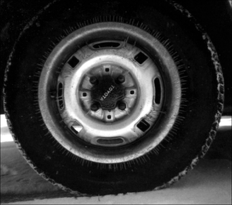
%> input picture Practicas/Practica3_Manipulacion_Contraste/P3.tif, 232 x 205 px
$ octave Practica_3_segunda_parte.m   (GNU Octave 9; MATLAB toolbox functions it lacks are replaced by stand-ins)
%> lines starting %> are read from the running program, lines starting %| are printed output that depends on the picture
### Practicas/Practica3_Manipulacion_Contraste/calcularHistograma.m
function histograma = calcularHistograma(imagen)
    [filas, columnas] = size(imagen);

    valores = zeros(1, 256);

    for columna=1:columnas
        for fila=1:filas
            % Obtener nivel de gris
            nivelDeGris = imagen(fila, columna);

            % Se suma 1 ya que para el nivel de gris 0, se utiliza
            % el indice 1
            valores(nivelDeGris + 1) = valores(nivelDeGris + 1) + 1;
        end
    end

    histograma = valores;
end

### Practicas/Practica3_Manipulacion_Contraste/funcion_HistAcum.m
function histogramaAcumulado = funcion_HistAcum(histograma)

    histogramaAcumulado = zeros(1, 256);

    lengthHistograma = length(histograma);

    % Hacemos el primer paso fuera del bucle para luego poder iterar
    % de forma adecuada
    valorEnHistograma = histograma(1);

    % Valor acumulado hasta el momento, al principio solo tendra
    % el correspondiente al nivel gris 0.
    valorAcumulado = valorEnHistograma;

    % Se inserta en el primer lugar el valor acumulado hasta
    % el momento para el nivel de gris 0
    histogramaAcumulado(1) = valorAcumulado;

    for indice = 2:lengthHistograma
        valorEnHistograma = histograma(indice);

        valorAcumulado = valorEnHistograma + valorAcumulado;

        histogramaAcumulado(indice) = valorAcumulado;
    end

end

### Practicas/Practica3_Manipulacion_Contraste/funcion_EcualizaImagen.m
function imagenEqualizada = funcion_EcualizaImagen(imagen)

    % Obtenemos dimensiones de la imagen
    [filas, columnas] = size(imagen);

    % Obtenemos el histograma de la imagen
    histograma = calcularHistograma(imagen);

    % Obtenemos el histograma acumulado
    histogramaAcumulado = funcion_HistAcum(histograma);

    % Obtener maximo nivel de gris, se le suma uno ya que se cuenta
    % desde 0 hasta el
    L = double(max(imagen(:)) + 1);

    % Generación de imagen equalizada
    imagenEqualizada = zeros(filas, columnas, "uint8");

    for fila = 1:filas
        for columna = 1:columnas
            g = double(imagen(fila, columna));

            % Se le suma uno ya que para el valor 0 se empieza en
            % el indice 1
            Hg = histogramaAcumulado(g + 1);

            % Se calcula la función de transformación
            Fg = round(((L - 1) / (filas * columnas)) * Hg);

            imagenEqualizada(fila, columna) = Fg;
        end
    end

end

### Practicas/Practica3_Manipulacion_Contraste/funcion_EcualizacionLocal.m
function imagenEcualizadaLocal = funcion_EcualizacionLocal(imagen, ...
    numFilVent, numColVent, opcionRelleno)

    % Comprobar que el tamaño de la ventana es impar
    if mod(numFilVent, 2) == 0 || mod(numColVent, 2) == 0
        error('El número de filas y columnas de la ventana debe ser impar');
    end

    % Comprobar que la opción de relleno es válida
    if opcionRelleno ~= "symmetric" && opcionRelleno ~= "replicate" ...
        && opcionRelleno ~= "zeros"
        error("El valor de opcion de relleno introducido no es válido");
    end

    % Redondeamos el numero de filas y de columnas de la ventana
    numFilVent = floor(numFilVent);
    numColVent = floor(numColVent);

    % Calcular el margen para el relleno
    margenFilas = floor(numFilVent / 2);
    margenColumnas = floor(numColVent / 2);

    % Obtenemos tamaño de la imagen original
    [filas, columnas] = size(imagen);

    % Extender la imagen de entrada según la opción de relleno.
    % Los pixeles de los bordes de la imagen de entrada, al ser situados
    % en el centro de la ventana, necesitan de que la imagen se extienda
    % para poder elaborar dicha ventana de vecindad.
    %
    % Ya que esos pixeles no existen realmente, se rellena la imagen de
    % entrada con la opción específicada y con el nº de filas y columnas
    % determinado por los margenes, que no son mas que la mitad del nº de
    % filas y columnas, ya que los pixeles de los bordes siempre estaran
    % situados en el centro de la ventana de vecindad.
    if opcionRelleno == "zeros"
        % En el caso de zeros como la opcion no existe, no se utiliza
        % ninguna opción de relleno en padarray
        imagenRellenada = padarray(imagen, [margenFilas, margenColumnas]);
    else
        imagenRellenada = padarray(imagen, [margenFilas, margenColumnas], opcionRelleno);
    end

    % Inicializar la imagen de salida
    imagenEcualizadaLocal = zeros(size(imagenRellenada), "uint8");

    % Ecualizar la imagen de forma local
    for fila = 1 + margenFilas : filas + margenFilas
        for columna = 1 + margenColumnas : columnas + margenColumnas
            % Obtener la ventana de vecindad
            ventana = imagenRellenada(fila - margenFilas : fila ...
                + margenFilas, columna - margenColumnas : columna ...
                + margenColumnas);

            % Ecualizar la ventana
            ventanaEcualizada = funcion_EcualizaImagen(ventana);

            % Asignar el valor ecualizado al píxel correspondiente en la
            % imagen de salida. Se utiliza siempre los margenes como
            % indices ya que se ha de buscar el centro de la ventana
            imagenEcualizadaLocal(fila, columna) = ...
            ventanaEcualizada(margenFilas + 1, margenColumnas + 1);
        end
    end

    % Recortar la imagen de salida al tamaño original
    imagenEcualizadaLocal = imagenEcualizadaLocal(1 + margenFilas : filas ...
        + margenFilas, 1 + margenColumnas : columnas + margenColumnas);
end

### Practicas/Practica3_Manipulacion_Contraste/Practica_3_segunda_parte.m
% Ejercicio 4 (TEST)
% -------------------------------------------------------------------------
imagenP3 = imread("P3.tif");
%> imagenP3 is the input picture: size 205x232 uint8; min 0, max 255, mean 53.7

imhist(imagenP3);

h = calcularHistograma(imagenP3);
%> after the loop in calcularHistograma, `for columna=1:columnas`: valores = 256 values, max 2053 at index 3, min 0 at index 256, mean 185.8
%> in calcularHistograma, `histograma = valores;`: histograma has the same summary as valores
%> h has the same summary as valores in calcularHistograma

%figure, histogram(h);
%title("Histograma P3 funcion propia");

histogramaAcumulado = funcion_HistAcum(h);
%> in funcion_HistAcum, `valorEnHistograma = histograma(1);`: valorEnHistograma = 477
%> the loop in funcion_HistAcum, `for indice = 2:lengthHistograma` made 255 passes
%> (valorEnHistograma, valorAcumulado) on passes 1 to 3: (1871, 2348), (2053, 4401), (1848, 6249)
%> after the loop in funcion_HistAcum, `for indice = 2:lengthHistograma`: histogramaAcumulado = 256 values from 477 to 47560; valorAcumulado = 47560
%> histogramaAcumulado = 256 values from 477 to 47560

% [11 lines of commented-out code are left out]
tic;
imagenP3Ecualizada = funcion_EcualizaImagen(imagenP3);
%> the loop in funcion_HistAcum (call 2), `for indice = 2:lengthHistograma` made 255 passes
%> in funcion_EcualizaImagen, `L = double(max(imagen(:)) + 1);`: L = 255
%> after the loop in funcion_EcualizaImagen, `for fila = 1:filas`:
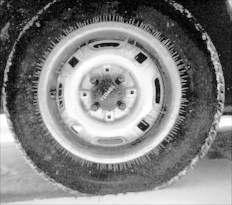
%> imagenEqualizada: size 205x232 uint8; min 3, max 254, mean 129
tiempoComputacional = toc;

figure, imshow(imagenP3)
title("Imagen P3");

figure, imshow(imagenP3Ecualizada);
title("Imagen P3 Ecualizada");

disp("Tiempo computacional de funcion_EcualizaImagen: " ...
    + tiempoComputacional + " segundos.");

% Ejercicio 7
% -------------------------------------------------------------------------

% Obtenemos el tamaño de la imagen P3
[filas, columnas] = size(imagenP3);
%> filas = 205; columnas = 232

% La dividimos en 9 subimagenes, esto es el nº de filas
% entre 3 y el nº de columnas entre 3, ya que es como si
% fuese una malla de 3 filas con 3 columnas y 9 partes
% internas

% Se redondea con floor hacia abajo para no sobrepasar los límites de la
% imagen
divisionFilas = floor(double(filas) / 3);
%> divisionFilas = 68
divisionColumnas = floor(double(columnas / 3));
%> divisionColumnas = 77

% Se crea la imagen ecualizada de forma zonal
imagenP3EcualizadaZonal = zeros(filas, columnas, "uint8");

% Se ecualizan las 9 subimagenes
for fila = 1:3
    for columna = 1:3
        % Se multiplican las divisiones de las columnas por la columna
        % en la que se está dentro del bucle, para así obtener los límites
        % superiores de cada subimagen. Se le suma 1 para abarcar todos
        % los pixeles de la imagen, ya que anteriormente se uso floor
        maxIndiceColumna = divisionColumnas * columna + 1;

        % Se realiza lo mismo que en las columnas para las filas.
        maxIndiceFila = divisionFilas * fila + 1;

        % Para obtener los límites inferiores (comienzo de cada subimagen)
        % se le resta al límite superior el valor de la division.
        minIndiceFila = maxIndiceFila - divisionFilas;
        minIndiceColumna = maxIndiceColumna - divisionColumnas;

        % [6 lines of commented-out code are left out]

        subimagen = imagenP3(minIndiceFila:maxIndiceFila, ...
            minIndiceColumna:maxIndiceColumna);

        subImagenEcualizada = funcion_EcualizaImagen(subimagen);

        % Se deposita en la imagen ecualizada zonalmente el resultado
        imagenP3EcualizadaZonal(minIndiceFila:maxIndiceFila, ...
            minIndiceColumna:maxIndiceColumna) = subImagenEcualizada;
    end
end
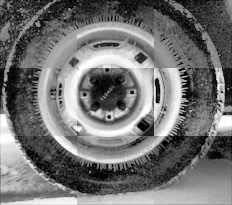
%> imagenP3EcualizadaZonal: size 205x232 uint8; min 0, max 254, mean 114.8

figure, imshow(imagenP3EcualizadaZonal);
title("Imagen P3 Ecualización Zonal");

% Ejercicio 9
% -------------------------------------------------------------------------
numFilVent = filas/3;
%> numFilVent = 68.33
numColVent = columnas/3;
%> numColVent = 77.33

disp("num filas ventana: " + numFilVent);
%| num filas ventana: 68.3333
disp("num columnas ventana: " + numColVent);
%| num columnas ventana: 77.3333

tic;
imagenP3EcualizadaLocalSimetrica = funcion_EcualizacionLocal(imagenP3, ...
    numFilVent, numColVent, "symmetric");
%> in funcion_EcualizacionLocal, `imagenRellenada = padarray(imagen, [margenFilas, margenColumnas], opci..`:
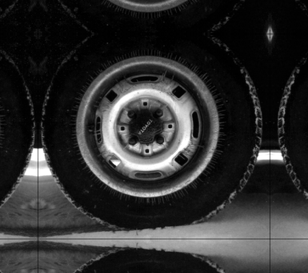
%> imagenRellenada: size 273x308 uint8; min 0, max 255, mean 47.6
%> (the run ends here)
